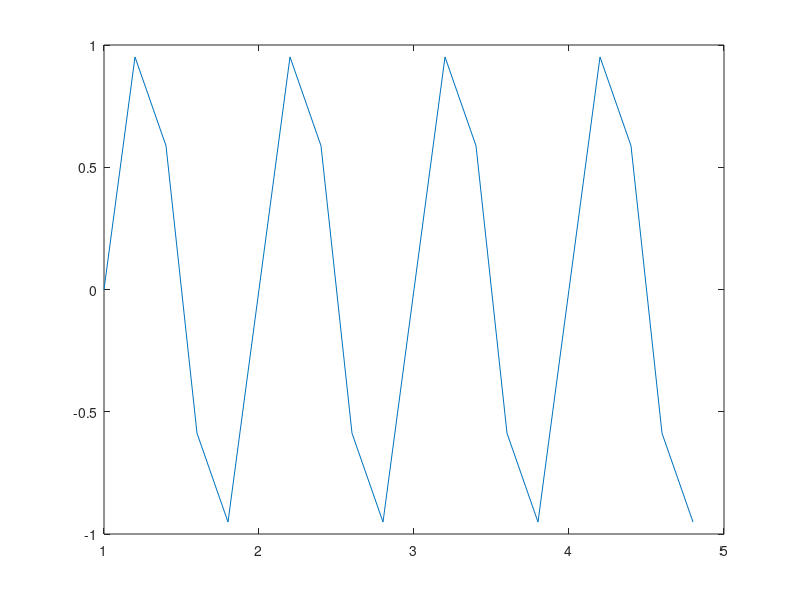

The MATLAB source for this figure: (Note: this script raises an error after producing the figure.)
%a)
Ta = 0.2;
t = 1:Ta:5-Ta;
x = sin(2*pi*t);
figure(1);
plot(t, x);
figure(2);
ReconstroiSinal(x, Ta);
%b)
Ta = 0.04;
t = 1:Ta:5-Ta;
x = sin(10*pi*t) + cos(12*pi*t) + cos(14*pi*t- pi/4);
figure(3);
plot(t, x);
figure(4);
ReconstroiSinal(x, Ta);



